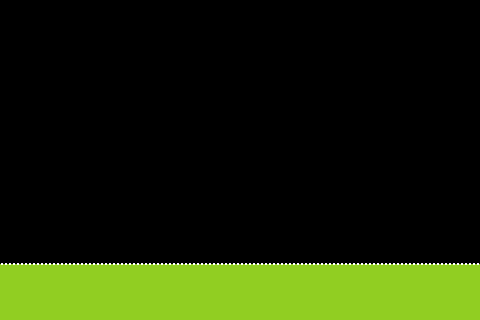

Rendered tile map (Tiled .tmx) drawn with the repository's tilesets; below, a short description and the full map source, tile grids included:
An orthogonal 30x20 tile map with 16x16 px tiles, 2 tile layers (Camada de Blocos 1, Camada de Blocos 2).

<map version="1.10" tiledversion="1.10.2" orientation="orthogonal" renderorder="right-down" width="30" height="20" tilewidth="16" tileheight="16" infinite="0" nextlayerid="3" nextobjectid="1">
 <tileset firstgid="1" name="AutoTile" tilewidth="16" tileheight="16" tilecount="72" columns="6">
  <image source="Tileset/AutoTile.png" width="96" height="192" />
  <wangsets>
   <wangset name="Grass" type="mixed" tile="7">
    <wangcolor name="" color="#ff0000" tile="7" probability="1" />
    <wangtile tileid="0" wangid="0,0,1,1,1,0,0,0" />
    <wangtile tileid="1" wangid="0,0,1,1,1,1,1,0" />
    <wangtile tileid="2" wangid="0,0,0,0,1,1,1,0" />
    <wangtile tileid="3" wangid="1,1,1,0,1,1,1,1" />
    <wangtile tileid="4" wangid="1,1,1,1,1,0,1,1" />
    <wangtile tileid="5" wangid="1,1,1,1,1,1,1,1" />
    <wangtile tileid="6" wangid="1,1,1,1,1,0,0,0" />
    <wangtile tileid="7" wangid="1,1,1,1,1,1,1,1" />
    <wangtile tileid="8" wangid="1,0,0,0,1,1,1,1" />
    <wangtile tileid="9" wangid="1,0,1,1,1,1,1,1" />
    <wangtile tileid="10" wangid="1,1,1,1,1,1,1,0" />
    <wangtile tileid="11" wangid="1,1,1,1,1,1,1,1" />
    <wangtile tileid="12" wangid="1,1,1,0,0,0,0,0" />
    <wangtile tileid="13" wangid="1,1,1,0,0,0,1,1" />
    <wangtile tileid="14" wangid="1,0,0,0,0,0,1,1" />
    <wangtile tileid="15" wangid="1,0,1,1,1,0,1,1" />
    <wangtile tileid="16" wangid="1,1,1,0,1,1,1,0" />
    <wangtile tileid="17" wangid="1,1,1,1,1,1,1,1" />
   </wangset>
   <wangset name="Dirt" type="mixed" tile="25">
    <wangcolor name="" color="#ff0000" tile="25" probability="1" />
    <wangtile tileid="18" wangid="0,0,1,1,1,0,0,0" />
    <wangtile tileid="19" wangid="0,0,1,1,1,1,1,0" />
    <wangtile tileid="20" wangid="0,0,0,0,1,1,1,0" />
    <wangtile tileid="21" wangid="1,1,1,0,1,1,1,1" />
    <wangtile tileid="22" wangid="1,1,1,1,1,0,1,1" />
    <wangtile tileid="23" wangid="1,1,1,1,1,1,1,1" />
    <wangtile tileid="24" wangid="1,1,1,0,1,0,0,0" />
    <wangtile tileid="25" wangid="1,1,1,1,1,1,1,1" />
    <wangtile tileid="26" wangid="1,0,0,0,1,1,1,1" />
    <wangtile tileid="27" wangid="1,0,1,1,1,1,1,1" />
    <wangtile tileid="28" wangid="1,1,1,1,1,1,1,0" />
    <wangtile tileid="29" wangid="1,1,1,1,1,1,1,1" />
    <wangtile tileid="30" wangid="1,1,1,0,0,0,0,0" />
    <wangtile tileid="31" wangid="1,1,1,0,0,0,1,1" />
    <wangtile tileid="32" wangid="1,0,0,0,0,0,1,1" />
    <wangtile tileid="33" wangid="1,0,1,1,1,0,1,1" />
    <wangtile tileid="34" wangid="1,1,1,0,1,1,1,0" />
    <wangtile tileid="35" wangid="1,1,1,1,1,1,1,1" />
   </wangset>
   <wangset name="Rock" type="mixed" tile="43">
    <wangcolor name="" color="#ff0000" tile="43" probability="1" />
    <wangtile tileid="36" wangid="0,0,1,1,1,0,0,0" />
    <wangtile tileid="37" wangid="0,0,1,1,1,1,1,0" />
    <wangtile tileid="38" wangid="0,0,0,0,1,1,1,0" />
    <wangtile tileid="39" wangid="1,1,1,0,1,1,1,1" />
    <wangtile tileid="40" wangid="1,1,1,1,1,0,1,1" />
    <wangtile tileid="41" wangid="1,1,1,1,1,1,1,1" />
    <wangtile tileid="42" wangid="1,1,1,1,1,0,0,0" />
    <wangtile tileid="43" wangid="1,1,1,1,1,1,1,1" />
    <wangtile tileid="44" wangid="1,0,0,0,1,1,1,1" />
    <wangtile tileid="45" wangid="1,0,1,1,1,1,1,1" />
    <wangtile tileid="46" wangid="1,1,1,1,1,1,1,0" />
    <wangtile tileid="47" wangid="1,1,1,1,1,1,1,1" />
    <wangtile tileid="48" wangid="1,1,1,0,0,0,0,0" />
    <wangtile tileid="49" wangid="1,1,1,0,0,0,1,1" />
    <wangtile tileid="50" wangid="1,0,0,0,0,0,1,1" />
    <wangtile tileid="51" wangid="1,0,1,1,1,0,1,1" />
    <wangtile tileid="52" wangid="1,1,1,0,1,1,1,0" />
    <wangtile tileid="53" wangid="1,1,1,1,1,1,1,1" />
   </wangset>
   <wangset name="Sand" type="mixed" tile="61">
    <wangcolor name="" color="#ff0000" tile="61" probability="1" />
    <wangtile tileid="54" wangid="0,0,1,1,1,0,0,0" />
    <wangtile tileid="55" wangid="0,0,1,1,1,1,1,0" />
    <wangtile tileid="56" wangid="0,0,0,0,1,1,1,0" />
    <wangtile tileid="57" wangid="1,1,1,0,1,1,1,1" />
    <wangtile tileid="58" wangid="1,1,1,1,1,0,1,1" />
    <wangtile tileid="59" wangid="1,1,1,1,1,1,1,1" />
    <wangtile tileid="60" wangid="1,1,1,1,1,0,0,0" />
    <wangtile tileid="61" wangid="1,1,1,1,1,1,1,1" />
    <wangtile tileid="62" wangid="1,0,0,0,1,1,1,1" />
    <wangtile tileid="63" wangid="1,0,1,1,1,1,1,1" />
    <wangtile tileid="64" wangid="1,1,1,1,1,1,1,0" />
    <wangtile tileid="65" wangid="1,1,1,1,1,1,1,1" />
    <wangtile tileid="66" wangid="1,1,1,0,0,0,0,0" />
    <wangtile tileid="67" wangid="1,1,1,0,0,0,1,1" />
    <wangtile tileid="68" wangid="1,0,0,0,0,0,1,1" />
    <wangtile tileid="69" wangid="1,0,1,1,1,0,1,1" />
    <wangtile tileid="70" wangid="1,1,1,0,1,1,1,0" />
    <wangtile tileid="71" wangid="1,1,1,1,1,1,1,1" />
   </wangset>
  </wangsets>
 </tileset>
 <layer id="1" name="Camada de Blocos 1" width="30" height="20">
  <data encoding="csv">
0,0,0,0,0,0,0,0,0,0,0,0,0,0,0,0,0,0,0,0,0,0,0,0,0,0,0,0,0,0,
0,0,0,0,0,0,0,0,0,0,0,0,0,0,0,0,0,0,0,0,0,0,0,0,0,0,0,0,0,0,
0,0,0,0,0,0,0,0,0,0,0,0,0,0,0,0,0,0,0,0,0,0,0,0,0,0,0,0,0,0,
0,0,0,0,0,0,0,0,0,0,0,0,0,0,0,0,0,0,0,0,0,0,0,0,0,0,0,0,0,0,
0,0,0,0,0,0,0,0,0,0,0,0,0,0,0,0,0,0,0,0,0,0,0,0,0,0,0,0,0,0,
0,0,0,0,0,0,0,0,0,0,0,0,0,0,0,0,0,0,0,0,0,0,0,0,0,0,0,0,0,0,
0,0,0,0,0,0,0,0,0,0,0,0,0,0,0,0,0,0,0,0,0,0,0,0,0,0,0,0,0,0,
0,0,0,0,0,0,0,0,0,0,0,0,0,0,0,0,0,0,0,0,0,0,0,0,0,0,0,0,0,0,
0,0,0,0,0,0,0,0,0,0,0,0,0,0,0,0,0,0,0,0,0,0,0,0,0,0,0,0,0,0,
0,0,0,0,0,0,0,0,0,0,0,0,0,0,0,0,0,0,0,0,0,0,0,0,0,0,0,0,0,0,
0,0,0,0,0,0,0,0,0,0,0,0,0,0,0,0,0,0,0,0,0,0,0,0,0,0,0,0,0,0,
0,0,0,0,0,0,0,0,0,0,0,0,0,0,0,0,0,0,0,0,0,0,0,0,0,0,0,0,0,0,
0,0,0,0,0,0,0,0,0,0,0,0,0,0,0,0,0,0,0,0,0,0,0,0,0,0,0,0,0,0,
0,0,0,0,0,0,0,0,0,0,0,0,0,0,0,0,0,0,0,0,0,0,0,0,0,0,0,0,0,0,
0,0,0,0,0,0,0,0,0,0,0,0,0,0,0,0,0,0,0,0,0,0,0,0,0,0,0,0,0,0,
0,0,0,0,0,0,0,0,0,0,0,0,0,0,0,0,0,0,0,0,0,0,0,0,0,0,0,0,0,0,
2,2,2,2,2,2,2,2,2,2,2,2,2,2,2,2,2,2,2,2,2,2,2,2,2,2,2,2,2,2,
12,8,6,6,6,6,6,18,8,18,6,12,8,12,8,8,12,8,12,6,6,18,12,12,8,18,8,6,8,8,
8,8,12,12,8,8,12,6,8,18,8,18,6,18,8,6,12,8,12,8,6,12,12,8,8,18,18,18,6,6,
12,18,12,18,12,18,6,18,6,6,8,18,8,18,6,18,8,18,6,6,8,8,18,12,12,18,18,6,6,6
</data>
 </layer>
 <layer id="2" name="Camada de Blocos 2" width="30" height="20">
  <data encoding="csv">
0,0,0,0,0,0,0,0,0,0,0,0,0,0,0,0,0,0,0,0,0,0,0,0,0,0,0,0,0,0,
0,0,0,0,0,0,0,0,0,0,0,0,0,0,0,0,0,0,0,0,0,0,0,0,0,0,0,0,0,0,
0,0,0,0,0,0,0,0,0,0,0,0,0,0,0,0,0,0,0,0,0,0,0,0,0,0,0,0,0,0,
0,0,0,0,0,0,0,0,0,0,0,0,0,0,0,0,0,0,0,0,0,0,0,0,0,0,0,0,0,0,
0,0,0,0,0,0,0,0,0,0,0,0,0,0,0,0,0,0,0,0,0,0,0,0,0,0,0,0,0,0,
0,0,0,0,0,0,0,0,0,0,0,0,0,0,0,0,0,0,0,0,0,0,0,0,0,0,0,0,0,0,
0,0,0,0,0,0,0,0,0,0,0,0,0,0,0,0,0,0,0,0,0,0,0,0,0,0,0,0,0,0,
0,0,0,0,0,0,0,0,0,0,0,0,0,0,0,0,0,0,0,0,0,0,0,0,0,0,0,0,0,0,
0,0,0,0,0,0,0,0,0,0,0,0,0,0,0,0,0,0,0,0,0,0,0,0,0,0,0,0,0,0,
0,0,0,0,0,0,0,0,0,0,0,0,0,0,0,0,0,0,0,0,0,0,0,0,0,0,0,0,0,0,
0,0,0,0,0,0,0,0,0,0,0,0,0,0,0,0,0,0,0,0,0,0,0,0,0,0,0,0,0,0,
0,0,0,0,0,0,0,0,0,0,0,0,0,0,0,0,0,0,0,0,0,0,0,0,0,0,0,0,0,0,
0,0,0,0,0,0,0,0,0,0,0,0,0,0,0,0,0,0,0,0,0,0,0,0,0,0,0,0,0,0,
0,0,0,0,0,0,0,0,0,0,0,0,0,0,0,0,0,0,0,0,0,0,0,0,0,0,0,0,0,0,
0,0,0,0,0,0,0,0,0,0,0,0,0,0,0,0,0,0,0,0,0,0,0,0,0,0,0,0,0,0,
0,0,0,0,0,0,0,0,0,0,0,0,0,0,0,0,0,0,0,0,0,0,0,0,0,0,0,0,0,0,
0,0,0,0,0,0,0,0,0,0,0,0,0,0,0,0,0,0,0,0,0,0,0,0,0,0,0,0,0,0,
0,0,0,0,0,0,0,0,0,0,0,0,0,0,0,0,0,0,0,0,0,0,0,0,0,0,0,0,0,0,
0,0,0,0,0,0,0,0,0,0,0,0,0,0,0,0,0,0,0,0,0,0,0,0,0,0,0,0,0,0,
0,0,0,0,0,0,0,0,0,0,0,0,0,0,0,0,0,0,0,0,0,0,0,0,0,0,0,0,0,0
</data>
 </layer>
</map>
